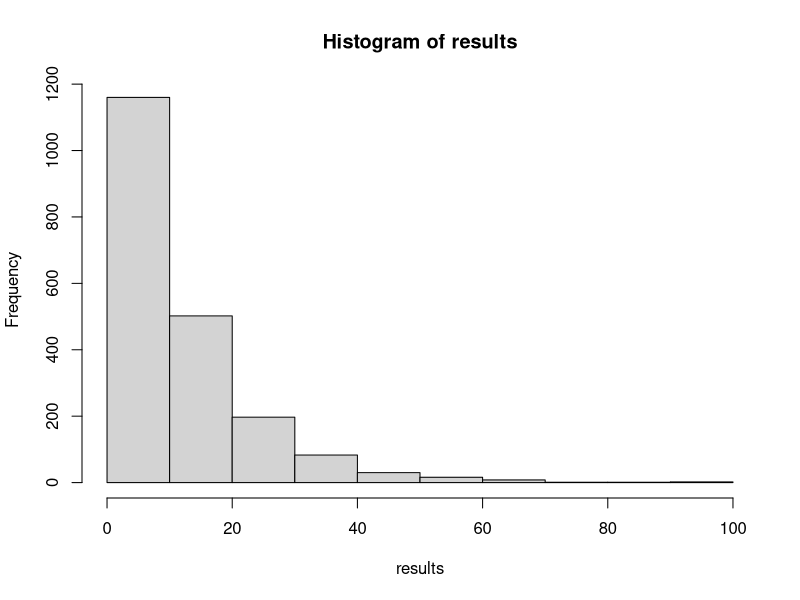
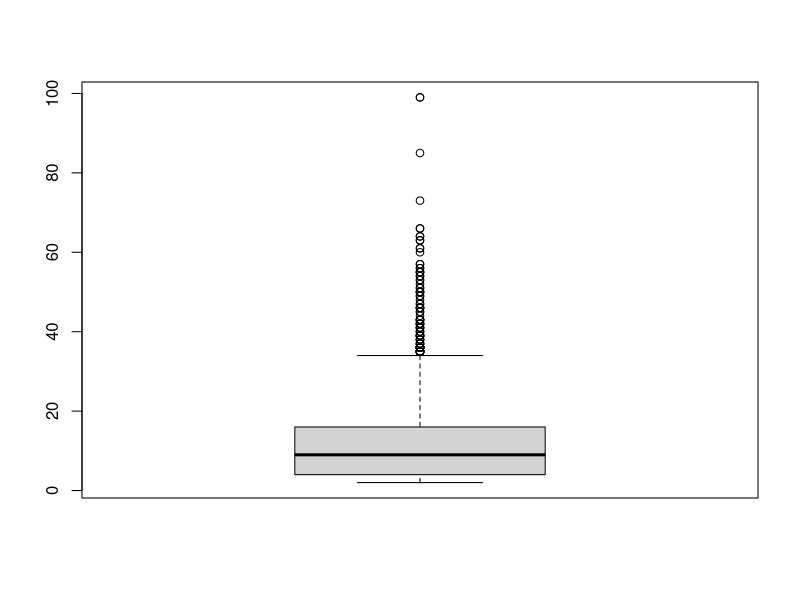

The R source for these figures, in order:
#!/usr/bin/Rscript

# Professor & Rain

# Program inspired by example from book "Teach Yourself Scheme in Fixnum Days"

# Professor walks between work and home
# Initially, he has 1 umbrella in each location
# When it rains he takes his umbrella to other location
# After how many walks will he find himself in location without umbrella when it rains?

# -----------------------------------
rain_probability <- 0.4
max_walks <- 500
loud <- FALSE

# Location is vector with number of umbrellas and professor position
home <- c(1,1)
work <- c(1,0)
# -----------------------------------

random <- function() {
  return(runif(1))
}

atHome <- function() {
  return(1 == home[2])
}

goHome <- function(umb=FALSE) {
  if(loud) { print("Go home") }
  mu(umb,1,-1) ; pos(1,0)
}

goToWork <- function(umb=FALSE) {
  if(loud) { print("Go to work") }
  mu(umb,-1,1) ; pos(0,1)
}

# Set professor position
pos <- function (h,w) {
  home[2] <<- h ; work[2] <<- w
}

# Move umbrella
mu <- function(u,h,w) {
  if (u) {
    home[1] <<- home[1] + h
    work[1] <<- work[1] + w
  }
}

goHomeWithUmbrella <- function() {
  goHome(TRUE)
}

goToWorkWithUmbrella <- function() {
  goToWork(TRUE)
}

goWithoutUmbrella <- function() {
  if (atHome()) goToWork() else goHome()
}

goWithUmbrella <- function() {

  if (atHome()) {

    if (umbrellaAt(home)) {
      goToWorkWithUmbrella()
      return(TRUE)
    }

  } else {

    if (umbrellaAt(work)) {
      goHomeWithUmbrella()
      return(TRUE)
    }

  }

  return(FALSE)

}

umbrellaAt <- function(location) {
  return(1 <= location[1])
}

raining <- function() {
  return(random() < rain_probability)
}

go <- function() {

  for (walks in 0:max_walks) {

    if (raining()) {

      if(loud) { print("Raining") }
      if(!goWithUmbrella()){ return(walks) }

    } else {

      if(loud) { print("Not raining") }
      goWithoutUmbrella()

    }

    if(loud) { print(home) ; print(work) }

  }

  return(walks)

}

resetLocations <- function() {
  home <<- c(1,1) ; work <<- c(1,0)
}


display <- function (t,n) {
  print(sprintf("%s%0.3f", t, n))
}

# -----------------------------------

main <- function() {

  trials <- 2000
  results <- vector(mode = "integer",length = trials)

  for (i in 1:trials) {
    resetLocations()
    results[i] <- go()
  }

  display("Mean: ", mean(results))
  display("Median: ", median (results))
  display("Standard deviation: ", sd(results))

  hist(results)
  boxplot(results)

}

# -----------------------------------

main()

# -----------------------------------

